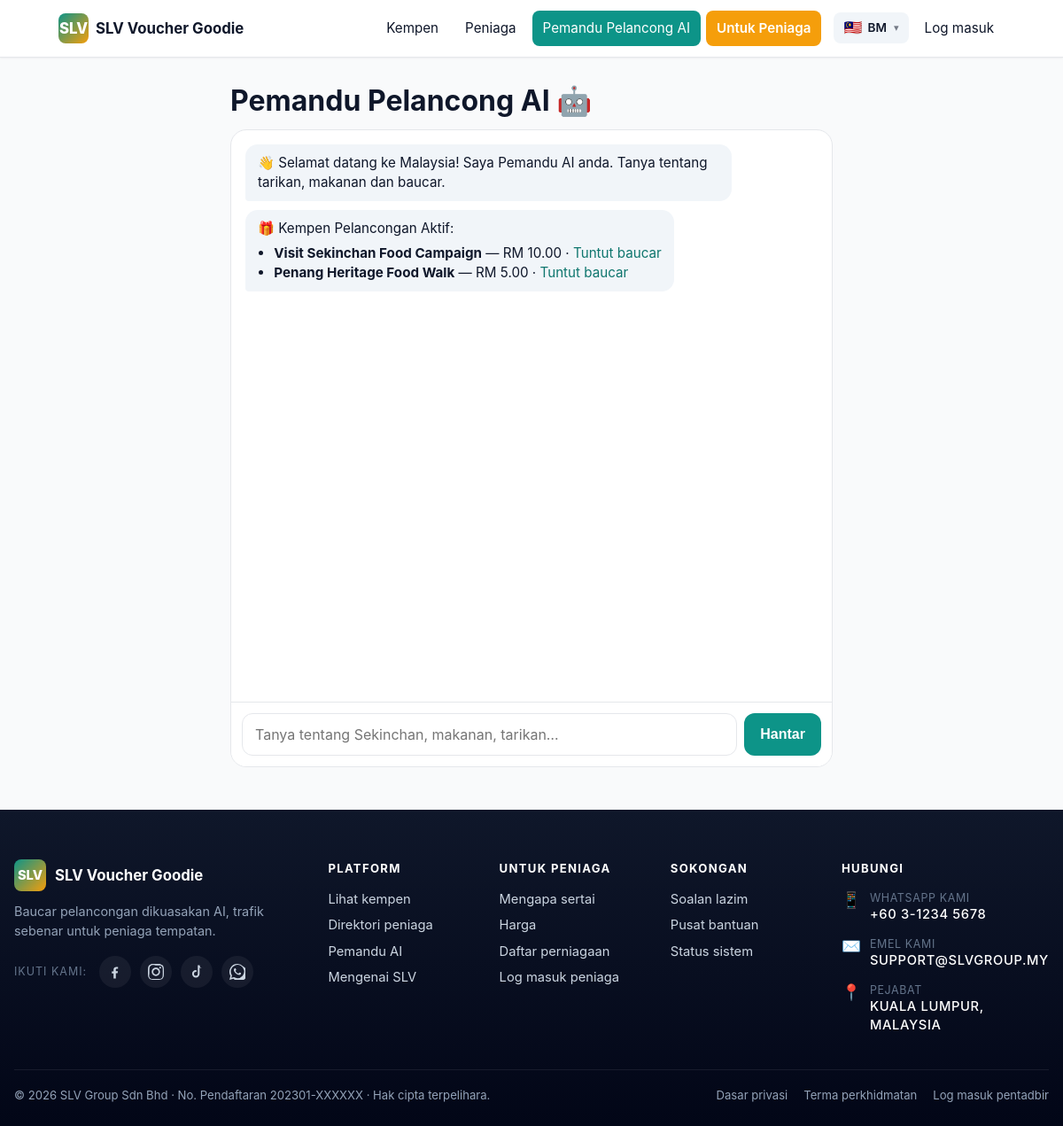
Page /chat on the committed database.
### tables this page shows
CREATE TABLE campaigns (
  id             BIGINT UNSIGNED NOT NULL AUTO_INCREMENT,
  location_id    BIGINT UNSIGNED DEFAULT NULL,
  campaign_name  VARCHAR(180) NOT NULL,
  slug           VARCHAR(180) NOT NULL,
  description    TEXT,
  voucher_type   ENUM('cash','discount','free_gift','b1f1','experience','tourism','festival') NOT NULL DEFAULT 'cash',
  voucher_value  DECIMAL(10,2) NOT NULL DEFAULT 0.00,
  start_date     DATE DEFAULT NULL,
  end_date       DATE DEFAULT NULL,
  banner_image   VARCHAR(255) DEFAULT NULL,
  claim_limit    INT UNSIGNED NOT NULL DEFAULT 0,  
  terms          TEXT,
  status         ENUM('draft','active','ended','paused') NOT NULL DEFAULT 'draft',
  created_at     DATETIME NOT NULL DEFAULT CURRENT_TIMESTAMP,
  PRIMARY KEY (id),
  UNIQUE KEY uniq_campaigns_slug (slug),
  KEY idx_campaigns_location (location_id),
  CONSTRAINT fk_campaigns_location FOREIGN KEY (location_id) REFERENCES locations(id) ON DELETE SET NULL
);

### app/Core/View.php (called while the page is built, shortened)
<?php
class View
{
    private string $base;
    public function __construct()
    {
        $this->base = SLV_ROOT . '/app/Views/';
    }
    public function render(string $template, array $data = [], ?string $layout = null): string
    {
        $file = $this->base . $template . '.php';
        $data['_user'] = Auth::user();
        $data['_lang'] = Lang::current();
        $data['_flash'] = [
            'success' => flash('success'),
            'error'   => flash('error'),
            'info'    => flash('info'),
        ];
        $data['_errors'] = flash('errors') ?: [];
        $content = $this->capture($file, $data);
        if ($layout === null) {
            if (str_starts_with($template, 'admin/')) {
                $layout = 'layouts/admin';
            } elseif (str_starts_with($template, 'merchant/')) {
                $layout = 'layouts/merchant';
            } elseif (str_starts_with($template, 'errors/')) {
                $layout = 'layouts/public';
            } elseif (!str_starts_with($template, 'layouts/') && !str_starts_with($template, 'partials/')) {
                $layout = 'layouts/public';
            }
        }
        if ($layout) {
            $layoutFile = $this->base . $layout . '.php';
            return $this->capture($layoutFile, array_merge($data, ['content' => $content]));
        }
        return $content;
    }
    private function capture(string $file, array $data): string
    {
        extract($data, EXTR_SKIP);
        require $file;
        return (string) ob_get_clean();
    }
}

### app/Controllers/ChatController.php (called while the page is built, shortened)
<?php
class ChatController extends Controller
{
    public function index(array $params): void
    {
        $this->render('public/chat', [
            'title'     => __('chat.title'),
            'locations' => Location::active(),
            'campaigns' => Campaign::active(),
        ]);
    }
}

### public/index.php (called while the page is built, shortened)
<?php
require SLV_ROOT . '/config/config.php';
require SLV_ROOT . '/app/Core/helpers.php';
$router = new \App\Core\Router();
$router->dispatch();

### app/Core/Lang.php (called while the page is built, shortened)
<?php
class Lang
{
    private static array $messages = [];
    public static function boot(): void
    {
        $default = config('config.lang.default', 'en');
        $current = $_SESSION['lang'] ?? $default;
        $file = SLV_ROOT . '/app/Lang/' . $current . '.php';
        $fallback = SLV_ROOT . '/app/Lang/en.php';
        $messages = is_file($fallback) ? require $fallback : [];
        if ($current !== 'en' && is_file($file)) {
            $messages = array_replace_recursive($messages, require $file);
        }
        self::$messages = $messages;
    }
    public static function get(string $key, array $replace = []): string
    {
        $segments = explode('.', $key);
        $value = self::$messages;
        foreach ($segments as $segment) {
            $value = $value[$segment];
        }
        foreach ($replace as $k => $v) {
            $value = str_replace(':' . $k, (string) $v, $value);
        }
        return $value;
    }
}

### app/Core/helpers.php (called while the page is built, shortened)
<?php
if (!function_exists('config')) {
    function config(string $key, mixed $default = null): mixed
    {
        static $cache = [];
        [$file, $path] = array_pad(explode('.', $key, 2), 2, null);
        if (!isset($cache[$file])) {
            $full = SLV_ROOT . '/config/' . $file . '.php';
            $cache[$file] = is_file($full) ? require $full : [];
        }
        if ($path === null) {
            return $cache[$file];
        }
        $value = $cache[$file];
        foreach (explode('.', $path) as $segment) {
            $value = $value[$segment];
        }
        return $value;
    }
}
if (!function_exists('e')) {
    function e(?string $value): string
    {
        return htmlspecialchars((string) $value, ENT_QUOTES | ENT_SUBSTITUTE, 'UTF-8');
    }
}
if (!function_exists('url')) {
    function url(string $path = '/'): string
    {
        $base = (string) config('config.url', '');
        return $base . '/' . ltrim($path, '/');
    }
}
if (!function_exists('__')) {
    function __(string $key, array $replace = []): string
    {
        return \App\Core\Lang::get($key, $replace);
    }
}
if (!function_exists('rm')) {
    function rm(float|int|string|null $value): string
    {
        return 'RM ' . number_format((float) $value, 2);
    }
}

### app/Core/Database.php (called while the page is built, shortened)
<?php
class Database
{
    private static ?PDO $pdo = null;
    public static function pdo(): PDO
    {
        if (self::$pdo instanceof PDO) {
            return self::$pdo;
        }
        $cfg = config('database');
        $dsn = sprintf(
            '%s:host=%s;port=%d;dbname=%s;charset=%s',
            $cfg['driver'],
            $cfg['host'],
            $cfg['port'],
            $cfg['database'],
            $cfg['charset']
        );
        try {
            self::$pdo = new PDO($dsn, $cfg['username'], $cfg['password'], [
                PDO::ATTR_ERRMODE            => PDO::ERRMODE_EXCEPTION,
                PDO::ATTR_DEFAULT_FETCH_MODE => PDO::FETCH_ASSOC,
                PDO::ATTR_EMULATE_PREPARES   => false,
            ]);
        } catch (PDOException $e) {
            throw new \RuntimeException('Database connection failed: ' . $e->getMessage(), 0, $e);
        }
        return self::$pdo;
    }
    public static function run(string $sql, array $params = []): PDOStatement
    {
        $stmt = self::pdo()->prepare($sql);
        $stmt->execute($params);
        return $stmt;
    }
    public static function all(string $sql, array $params = []): array
    {
        return self::run($sql, $params)->fetchAll();
    }
}

### app/Models/Campaign.php (called while the page is built, shortened)
<?php
class Campaign
{
    public static function active(): array
    {
        return Database::all(
            "SELECT c.*, l.area_name AS location_name, l.slug AS location_slug, l.state AS location_state
             FROM campaigns c LEFT JOIN locations l ON l.id = c.location_id
             WHERE c.status = 'active'
               AND (c.start_date IS NULL OR c.start_date <= CURDATE())
               AND (c.end_date IS NULL OR c.end_date >= CURDATE())
             ORDER BY c.created_at DESC"
        );
    }
}

### config/config.php (called while the page is built, shortened)
<?php
if (!function_exists('env')) {
    function env(string $key, mixed $default = null): mixed
    {
        $value = $_ENV[$key] ?? getenv($key);
        if ($value === false || $value === null || $value === '') {
            return $default;
        }
        return match (strtolower((string) $value)) {
            'true', '(true)'   => true,
            'false', '(false)' => false,
            'null', '(null)'   => null,
            default            => $value,
        };
    }
}
return [
    'name'      => env('APP_NAME', 'SLV Voucher Goodie'),
    'env'       => env('APP_ENV', 'production'),
    'debug'     => (bool) env('APP_DEBUG', false),
    'url'       => rtrim((string) env('APP_URL', 'http://localhost:8000'), '/'),
    'timezone'  => env('APP_TIMEZONE', 'Asia/Kuala_Lumpur'),
    'key'       => env('APP_KEY', ''),
    'pricing' => [
        'subscription_fee'  => (float) env('SUBSCRIPTION_ANNUAL_FEE', 150),
        'redemption_fee'    => (float) env('VOUCHER_REDEMPTION_FEE', 1.50),
        'wallet_min'        => (float) env('WALLET_MIN_BALANCE', 100),
        'wallet_min_reload' => (float) env('WALLET_MIN_RELOAD', 100),
    ],
    'billplz' => [
        'base_url'      => env('BILLPLZ_BASE_URL', 'https://www.billplz-sandbox.com/api/v3'),
        'api_key'       => env('BILLPLZ_API_KEY', ''),
        'collection_id' => env('BILLPLZ_COLLECTION_ID', ''),
        'x_signature'   => env('BILLPLZ_X_SIGNATURE', ''),
    ],
    'openai' => [
        'api_key' => env('OPENAI_API_KEY', ''),
        'model'   => env('OPENAI_MODEL', 'gpt-4o-mini'),
    ],
    'lang' => [
        'default'   => env('DEFAULT_LANG', 'ms'),
        'available' => ['en', 'zh', 'ms'],
    ],
    'company' => [
        'name'        => 'SLV Group Sdn Bhd',
        'reg_no'      => env('COMPANY_REG_NO', '202301-XXXXXX'),
        'address'     => env('COMPANY_ADDRESS', 'Kuala Lumpur, Malaysia'),
        'email'       => env('COMPANY_EMAIL', 'support@slvgroup.my'),
        'phone'       => env('COMPANY_PHONE', '+60 3-1234 5678'),
        'whatsapp'    => env('COMPANY_WHATSAPP', '60123456789'),
        'social' => [
            'facebook'  => env('SOCIAL_FACEBOOK',  'https://facebook.com/slvgroup'),
            'instagram' => env('SOCIAL_INSTAGRAM', 'https://instagram.com/slvgroup'),
            'tiktok'    => env('SOCIAL_TIKTOK',    'https://tiktok.com/@slvgroup'),
        ],
    ],
];

### config/database.php (called while the page is built)
<?php
return [
    'driver'   => 'mysql',
    'host'     => env('DB_HOST', '127.0.0.1'),
    'port'     => (int) env('DB_PORT', 3306),
    'database' => env('DB_DATABASE', 'slv_voucher'),
    'username' => env('DB_USERNAME', 'root'),
    'password' => env('DB_PASSWORD', ''),
    'charset'  => 'utf8mb4',
    'collation' => 'utf8mb4_unicode_ci',
];

### app/Views/public/chat.php (the view, shortened to what this page needs)
<div class="container-sm" style="max-width:680px; margin:0 auto;">
  <div class="flex-between mb-1">
    <h1 class="mt-0 mb-0"><?= e(__('chat.title')) ?> 🤖</h1>
  </div>
  <div class="chat-shell">
    <div class="chat-msgs" id="chat-msgs">
      <div class="chat-msg bot"><?= e(__('chat.welcome')) ?></div>
      <?php if (!empty($campaigns)): ?>
        <div class="chat-msg bot">
          🎁 <?= e(__('campaign.list_title')) ?>:
          <ul style="margin:6px 0 0; padding-left:1.2em;">
            <?php foreach (array_slice($campaigns, 0, 3) as $c): ?>
              <li><strong><?= e($c['campaign_name']) ?></strong> — <?= e(rm($c['voucher_value'])) ?>
                · <a href="<?= e(url('/claim/' . $c['id'])) ?>"><?= e(__('chat.voucher_cta')) ?></a></li>
            <?php endforeach; ?>
          </ul>
        </div>
      <?php endif; ?>
    </div>
    <form class="chat-input" id="chat-form">
      <input type="text" class="input" name="message" id="chat-input" placeholder="<?= e(__('chat.placeholder')) ?>" autocomplete="off" required>
      <button class="btn btn-primary"><?= e(__('chat.send')) ?></button>
    </form>
  </div>
</div>

### app/Core/Router.php (shortened to what this page needs)
<?php
class Router
{
    private array $routes = [
        'GET' => [], 'POST' => [], 'PUT' => [], 'DELETE' => [],
    ];
    private array $groupMiddleware = [];
    public function group(array $middleware, callable $callback): void
    {
        $previous = $this->groupMiddleware;
        $this->groupMiddleware = array_merge($previous, $middleware);
        $this->groupMiddleware = $previous;
    }
    private function add(string $method, string $path, array $handler, array $middleware): void
    {
        $pattern = preg_replace('#\{([a-zA-Z_][a-zA-Z0-9_]*)\}#', '(?P<$1>[^/]+)', $path);
        $pattern = '#^' . rtrim($pattern, '/') . '/?$#';
        $this->routes[$method][] = [
            'pattern'    => $pattern,
            'handler'    => $handler,
            'middleware' => array_merge($this->groupMiddleware, $middleware),
        ];
    }
    public function dispatch(): void
    {
        $method = $_SERVER['REQUEST_METHOD'] ?? 'GET';
        $uri = parse_url($_SERVER['REQUEST_URI'] ?? '/', PHP_URL_PATH) ?: '/';
        $uri = rtrim($uri, '/') ?: '/';
        foreach ($this->routes[$method] ?? [] as $route) {
            if (preg_match($route['pattern'], $uri, $matches)) {
                $params = array_filter($matches, 'is_string', ARRAY_FILTER_USE_KEY);
                [$controllerClass, $action] = $route['handler'];
                $controller = new $controllerClass();
                $controller->{$action}($params);
                return;
            }
        }
    }
}

### public/assets/css/app.css (style rules this page uses)
:root { --c-primary: #0d9488; --c-primary-dk: #0f766e; --c-primary-lt: #ccfbf1; --c-accent: #f59e0b; --c-bg: #f9fafb; --c-surface: #ffffff; --c-text: #0f172a; --c-muted: #64748b; --c-border: #e5e7eb; --c-success: #16a34a; --c-warning: #f59e0b; --c-danger: #dc2626; --c-info: #0284c7; --r-sm: 8px; --r-md: 12px; --r-lg: 18px; --shadow-sm: 0 1px 2px rgba(15,23,42,.05); --shadow-md: 0 4px 14px rgba(15,23,42,.08); --shadow-lg: 0 10px 30px rgba(15,23,42,.12); }
* { box-sizing: border-box; }
html, body { margin: 0; padding: 0; }
body { font-family: -apple-system, BlinkMacSystemFont, "Segoe UI", "PingFang SC", "Hiragino Sans GB", "Microsoft YaHei", Roboto, "Helvetica Neue", Arial, sans-serif; background: var(--c-bg); color: var(--c-text); font-size: 16px; line-height: 1.55; -webkit-font-smoothing: antialiased; }
a { color: var(--c-primary-dk); text-decoration: none; }
.container-sm { max-width: 640px; }
.btn { display: inline-flex; align-items: center; justify-content: center; gap: 8px; padding: 12px 18px; border-radius: var(--r-md); font-weight: 600; font-size: 1rem; border: 0; cursor: pointer; transition: transform .1s ease, box-shadow .15s ease, background .15s ease; text-decoration: none; min-height: 48px; }
.btn-primary { background: var(--c-primary); color: #fff; }
.input, select, textarea { width: 100%; padding: 12px 14px; font-size: 1rem; border: 1px solid var(--c-border); border-radius: var(--r-md); background: #fff; color: var(--c-text); font-family: inherit; min-height: 48px; }
.chat-shell { display: flex; flex-direction: column; height: calc(100vh - 80px); max-height: 800px; background: var(--c-surface); border-radius: var(--r-lg); border: 1px solid var(--c-border); overflow: hidden; }
.chat-msgs { flex: 1; overflow-y: auto; padding: 16px; display: flex; flex-direction: column; gap: 10px; }
.chat-msg { max-width: 85%; padding: 10px 14px; border-radius: 14px; line-height: 1.45; font-size: .95rem; }
.chat-msg.bot { align-self: flex-start; background: #f1f5f9; color: var(--c-text); border-bottom-left-radius: 4px; }
.chat-msg.bot a { color: var(--c-primary-dk); }
.chat-input { display: flex; gap: 8px; padding: 12px; border-top: 1px solid var(--c-border); background: #fff; }
.chat-input input { flex: 1; }
.mt-0 { margin-top: 0; }
.mb-0 { margin-bottom: 0; }
.mb-1 { margin-bottom: 8px; }
.flex-between { display: flex; justify-content: space-between; align-items: center; gap: 12px; flex-wrap: wrap; }

### rows in the picture
campaigns: campaign_name "Visit Sekinchan Food Campaign", voucher_value "RM 10.00"
campaigns: campaign_name "Penang Heritage Food Walk", voucher_value "RM 5.00"
